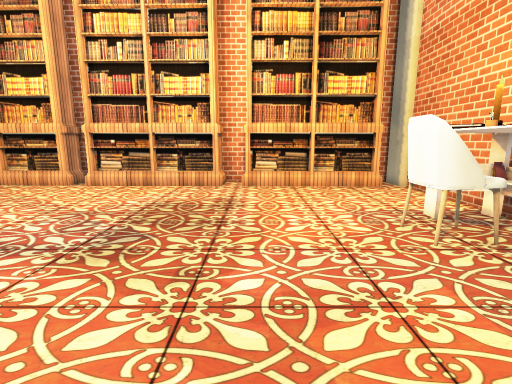
View 1 (above)

16 first-person views from a walk through a 3-D level made in the Unity game engine. The camera is 1.3 m above the floor, tilts 10° down and sees 85° across. The floor is counted in squares, 0.5 m on a side. Each view is taken from the middle of a square. On the plan, view 1 faces up. The plan holds only what a view shows up to about 19 squares ahead; the rest is blank. The player character is not drawn. Some surface patterns are stand-ins.

View 2
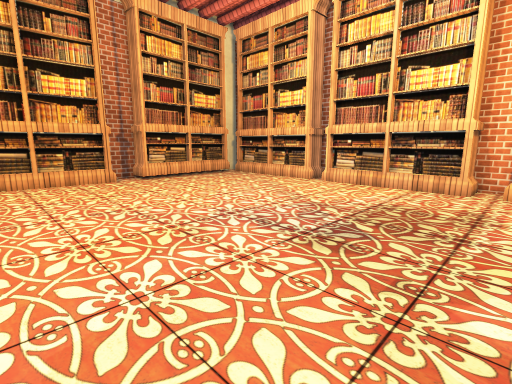

View 3
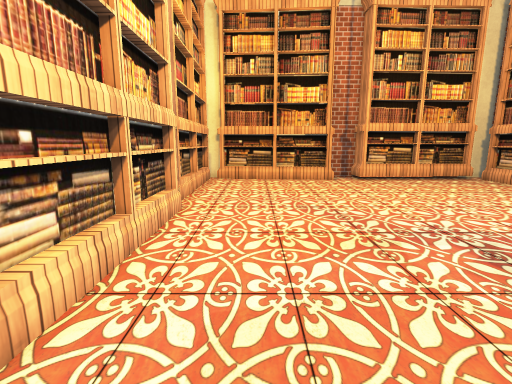

View 4
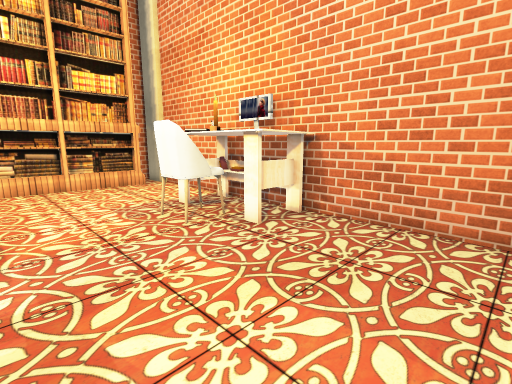

View 5
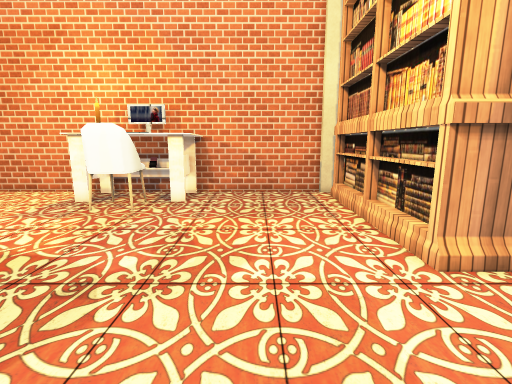

View 6
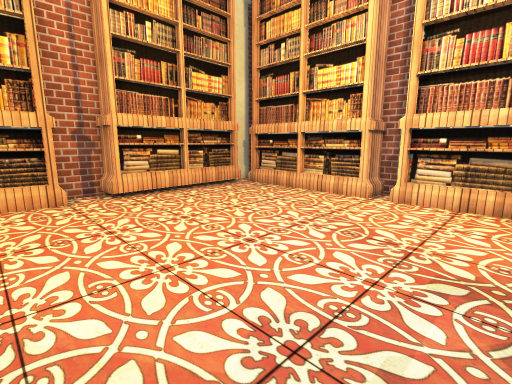

View 7
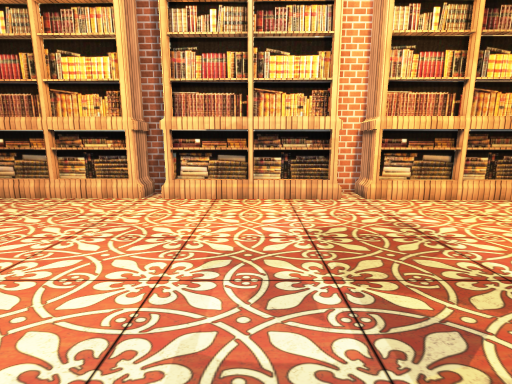

View 8
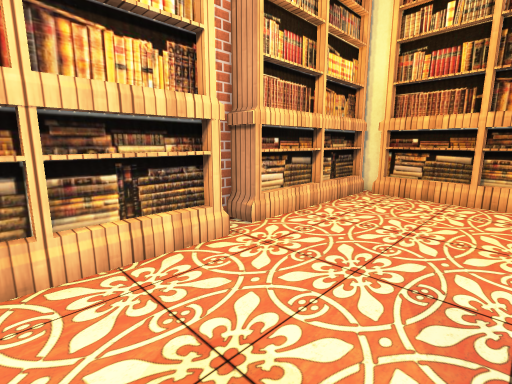

View 9
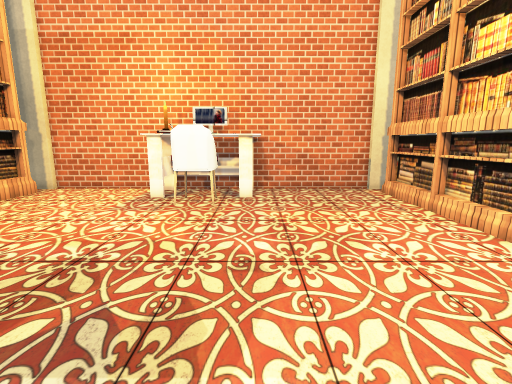

View 10
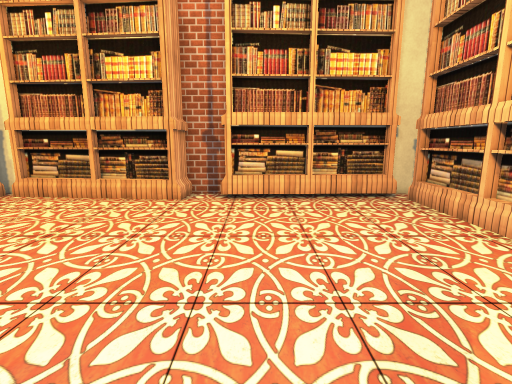

View 11
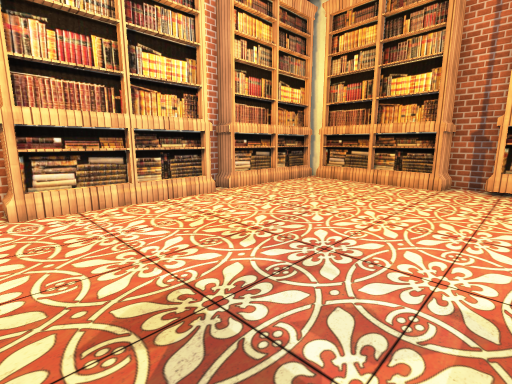

View 12
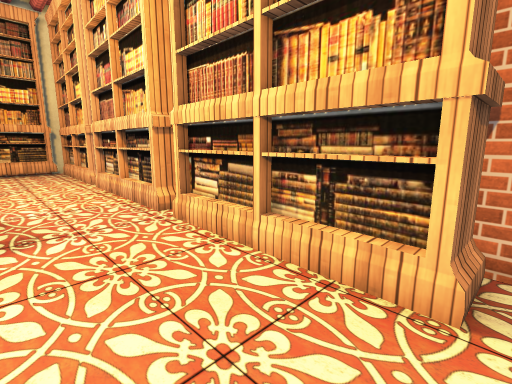

View 13
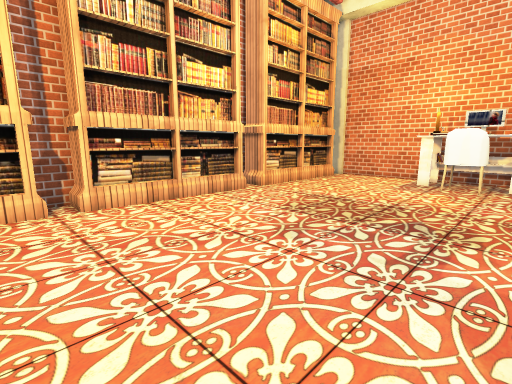

View 14
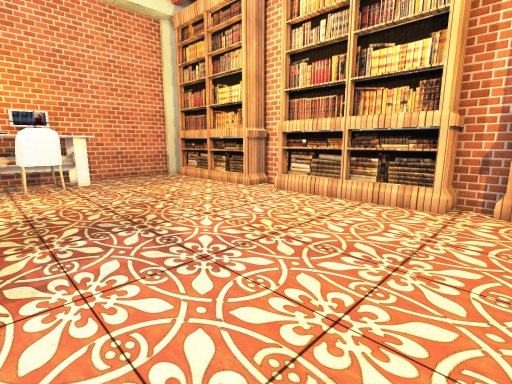

View 15
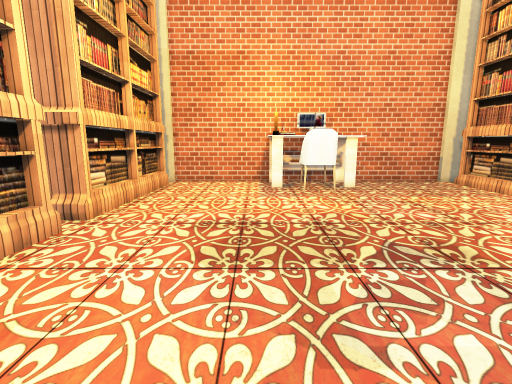

View 16
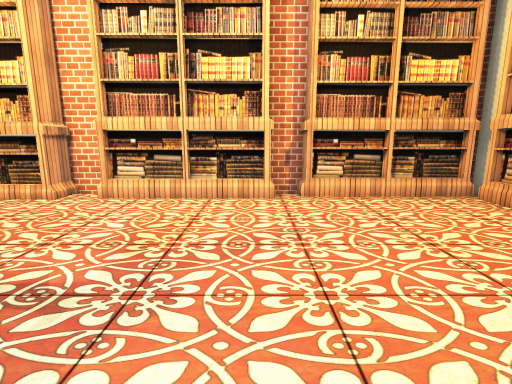

### Floor plan
Key: @ floor where view 1 was taken; # wall or solid block; . floor; ^ raised ledge; B bookshelf; C candle; H chair; O other object.
Columns run from 22 left of view 1 to 9 right of it. Each row starts with its distance up from view 1.
 19           ###       ###      ###
 18  # BB     BBB       BBB      B.#
 17  #BBBBBBBBB.BBBBBBBBBBBBBBBBBB.#
 16  BB............................#
 15  BB............................#
 14  BB............................#
 13  BB............................#
 12   B............................#
 11   B............................#
 10   B.........................^OC#
  9 BBB........................H#OO^
  8 # ........................HHH ^#
  7 #B........................HHH^^#
  6 #BB.........................^^^^
  5   B.........................^^^^
  4   B............................#
  3   B............................#
  2  BB............................#
  1  BB............................#
  0  BB...................@........#
 -1  BB............................#
 -2  #BBBBBBBB.BBBBBBBBB.BBBBBBBBBB#
 -3  #BBBBBBBBBB       B BB        #
 -4 ##       BBB       B###

Positions as (right, up) in squares from view 1, and headings:
1: (0, 0), facing up
2: (0, 0), facing up-left
3: (0, 1), facing left
4: (0, -1), facing up-right
5: (-6, 2), facing right
6: (-6, 4), facing up-left
7: (-6, 4), facing up
8: (-6, 4), facing down-left
9: (-7, 5), facing right
10: (-7, 10), facing left
11: (-2, 10), facing down-left
12: (8, 12), facing up-left
13: (-13, 5), facing up-right
14: (-13, 10), facing down-right
15: (-10, 11), facing right
16: (-10, 11), facing down
